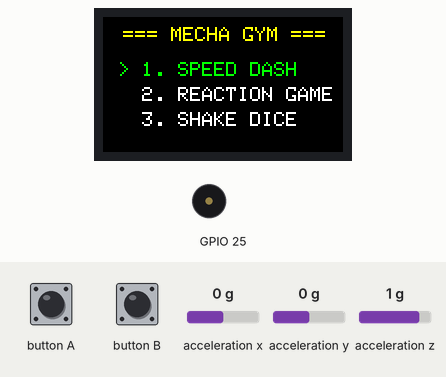
This program was run on a simulated ESP32. Shown: 240×135 colour display, buzzer (waves = sounding). The test bench sets the inputs (shaded band); at power-on: acceleration x 0 g, acceleration y 0 g, acceleration z 1 g. Random numbers use the default seed unless the program sets one.

Above: at 1.4 s.
1.5 s: button A pressed for 0.15 s
At 2.7 s:
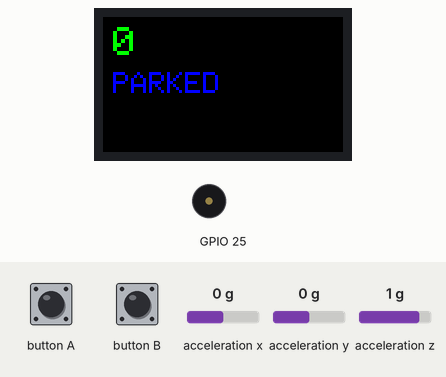
3.1 s: button A pressed for 1 s
At 4.1 s:
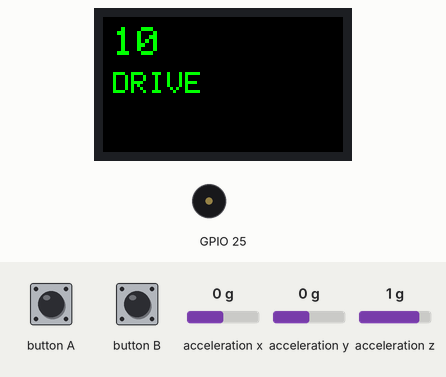
5.6 s: button B pressed for 1 s
At 7.5 s:
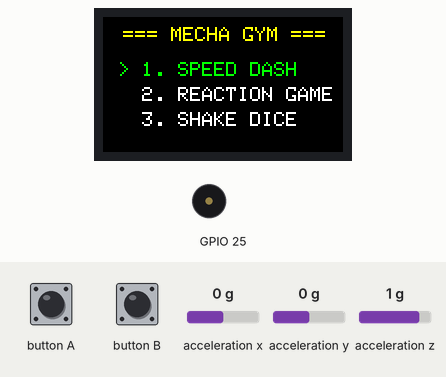
8.1 s: button B pressed for 0.15 s
At 8.6 s:
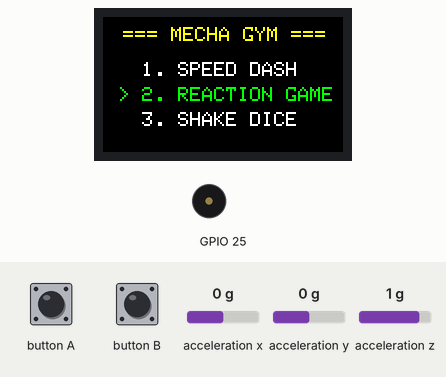
9.7 s: button A pressed for 0.15 s
At 10.6 s:
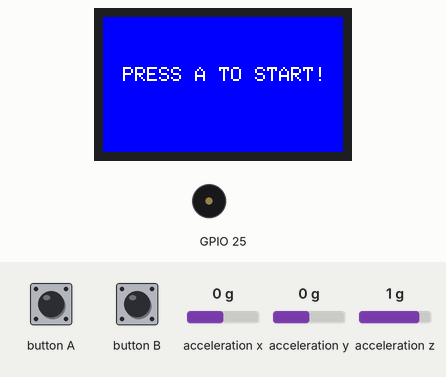
11.3 s: button A pressed for 3.2 s
At 12.7 s:
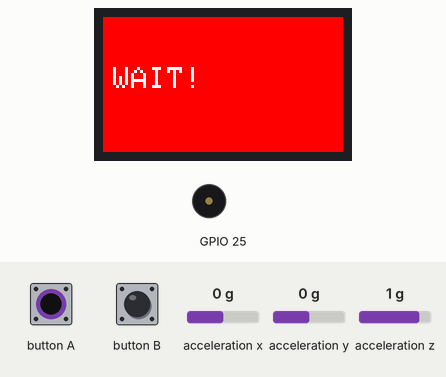
Timing chart, 0 to 16.7 s (numbered marks = the images above; inputs shaded):
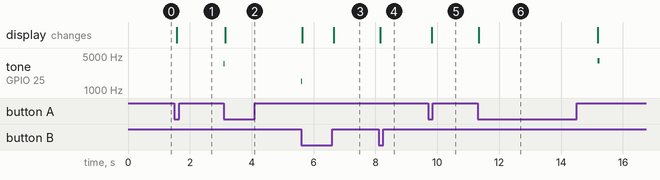

The program:

main.cpp
```cpp
#include <Arduino.h>
#include <M5StickCPlus.h>

int gameState = 0;
unsigned long waitStart = 0;
unsigned long randomDelay = 0;
unsigned long reactionStart = 0;

int speed = 0;

int appMode = 0;

int gymCursor = 1;

float accX, accY, accZ;

void runReactionGame() {
    switch (gameState) {
        // 0. Стартовое лобби
        case 0:
            if (M5.BtnA.wasPressed()) {
                M5.Lcd.fillScreen(RED);
                M5.Lcd.setCursor(10, 50);
                M5.Lcd.setTextColor(WHITE, RED);
                M5.Lcd.setTextSize(3);
                M5.Lcd.print("WAIT!");

                randomDelay = random(2000, 5000);
                waitStart = millis();
                gameState = 1;
            }
            break;

        // 1. Ожидание зеленого
        case 1:
            // Фальстарт:
            if (M5.BtnA.wasPressed()) {
                M5.Lcd.fillScreen(MAGENTA);
                M5.Lcd.setCursor(10, 30);
                M5.Lcd.setTextColor(WHITE, MAGENTA);
                M5.Lcd.setTextSize(3);
                M5.Lcd.print("FALSE START!");
                M5.Lcd.setCursor(10, 80);
                M5.Lcd.setTextSize(2);
                M5.Lcd.print("Press A to retry");
                M5.Beep.tone(1000, 200);
                gameState = 3; // Ждем нажатия A для рестарта (без delay!)
            }
            // Время вышло — стреляем!
            else if (millis() - waitStart >= randomDelay) {
                M5.Lcd.fillScreen(GREEN);
                M5.Lcd.setCursor(10, 50);
                M5.Lcd.setTextColor(BLACK, GREEN);
                M5.Lcd.setTextSize(3);
                M5.Lcd.print("FIRE! PRESS A!");
                M5.Beep.tone(4000, 60);
                reactionStart = millis();
                gameState = 2;
            }
            break;

        // 2. Выстрел и замер рекорда
        case 2:
            if (M5.BtnA.wasPressed()) {
                unsigned long reactionTime = millis() - reactionStart;

                M5.Lcd.fillScreen(BLACK);
                M5.Lcd.setCursor(10, 15);
                M5.Lcd.setTextSize(3);
                M5.Lcd.setTextColor(YELLOW, BLACK);
                M5.Lcd.printf("%lu ms", reactionTime);

                M5.Lcd.setCursor(10, 55);
                M5.Lcd.setTextSize(2);

                if (reactionTime < 5) {
                    M5.Lcd.setTextColor(PURPLE, BLACK);
                    M5.Lcd.print("IMPOSSIBLE! ");
                } else if (reactionTime < 200) {
                    M5.Lcd.setTextColor(GREEN, BLACK);
                    M5.Lcd.print("CYBER GOD! ");
                } else if (reactionTime < 320) {
                    M5.Lcd.setTextColor(CYAN, BLACK);
                    M5.Lcd.print("FAST! ");
                } else {
                    M5.Lcd.setTextColor(RED, BLACK);
                    M5.Lcd.print("TOO SLOW! ");
                }

                // Подсказка внизу:
                M5.Lcd.setCursor(10, 100);
                M5.Lcd.setTextColor(WHITE, BLACK);
                M5.Lcd.setTextSize(1);
                M5.Lcd.print("[ Press A to Try Again ]");

                gameState = 3; // Переходим в ожидание рестарта
            }
            break;

        // 3. Экран результатов (ждем клика A для нового раунда)
        case 3:
            if (M5.BtnA.wasPressed()) {
                M5.Lcd.fillScreen(BLUE);
                M5.Lcd.setCursor(20, 50);
                M5.Lcd.setTextColor(WHITE, BLUE);
                M5.Lcd.setTextSize(2);
                M5.Lcd.print("PRESS A TO START!");
                gameState = 0; // Возврат в лобби
            }
            break;
    }
}

void updateSpeedUI() {
    M5.Lcd.fillScreen(BLACK);

    if (speed >= 80) M5.Lcd.setTextColor(RED, BLACK);
    else M5.Lcd.setTextColor(GREEN, BLACK);

    M5.Lcd.setTextSize(4);
    M5.Lcd.setCursor(10, 10);
    M5.Lcd.print(speed);

    M5.Lcd.setTextSize(3);
    M5.Lcd.setCursor(10, 55);

    if (speed == 0) {
        M5.Lcd.setTextColor(BLUE, BLACK);
        M5.Lcd.print("PARKED");
    } else if (speed > 0 && speed < 80) {
        M5.Lcd.setTextColor(GREEN, BLACK);
        M5.Lcd.print("DRIVE");
    } else if (speed >= 80) {
        M5.Lcd.setTextColor(RED, BLACK);
        M5.Lcd.print("OVERHEAT!");
    }
}

void runSpeedDash() {
    if (M5.BtnA.wasPressed()) {
        speed += 10;
        if (speed > 100) speed = 100;
        M5.Beep.tone(3500, 30);
        updateSpeedUI();
    }

    if (M5.BtnB.wasPressed()) {
        speed -= 10;
        if (speed < 0) speed = 0;
        M5.Beep.tone(1500, 30);
        updateSpeedUI();
    }
}

void runBubleLevel() {
    int ballX = 120 + (accX * 80);
    int ballY = 67 + (accY * 80);
    ballX = constrain(ballX, 10, 230);
    ballY = constrain(ballY, 10, 125);

    M5.Lcd.fillScreen(BLACK);

    M5.Lcd.drawCircle(120, 67, 15, GREEN);

    uint16_t ballColor = (abs(accX) < 0.08 && abs(accY) < 0.08) ? GREEN : RED;
    M5.Lcd.fillCircle(ballX, ballY, 8, ballColor);

    delay(20);
}

void drawGymMenu() {
    M5.Lcd.fillScreen(BLACK);
    M5.Lcd.setTextColor(YELLOW, BLACK);
    M5.Lcd.setTextSize(2);
    M5.Lcd.setCursor(20, 10);
    M5.Lcd.print("=== MECHA GYM ===");

    const char* list[3] = {
        "1. SPEED DASH",
        "2. REACTION GAME",
        "3. SHAKE DICE"
    };

    for (int i = 0; i < 3; i++) {
        M5.Lcd.setCursor(15, 45 + (i * 25));
        if (gymCursor == (i + 1)) {
            M5.Lcd.setTextColor(GREEN, BLACK);
            M5.Lcd.printf("> %s", list[i]);
        } else {
            M5.Lcd.setTextColor(WHITE, BLACK);
            M5.Lcd.printf("  %s", list[i]);
        }
    }
}

void setup() {
  M5.begin();
  M5.Imu.Init();
  M5.Lcd.setRotation(3);
  drawGymMenu();
}

void loop() {
  M5.update();
  M5.Beep.update();
  M5.IMU.getAccelData(&accX, &accY, &accZ);
  float totalAcc = abs(accX) + abs(accY) + abs(accZ);

 if (appMode != 0 && M5.BtnB.wasReleasefor(700)) {
        appMode = 0;
        drawGymMenu();
    }
switch (appMode) {
        case 0:
            if (M5.BtnB.wasPressed()) {
                gymCursor++;
                if (gymCursor > 3) gymCursor = 1;
                drawGymMenu();
            }
            if (M5.BtnA.wasPressed()) {
                appMode = gymCursor;
                M5.Lcd.fillScreen(BLACK);
                if (appMode == 1) updateSpeedUI();
                if (appMode == 2) {
                    M5.Lcd.fillScreen(BLUE);
                    M5.Lcd.setCursor(20, 50);
                    M5.Lcd.setTextColor(WHITE, BLUE);
                    M5.Lcd.setTextSize(2);
                    M5.Lcd.print("PRESS A TO START!");
                }
            }
            if (appMode == 2) {
            gameState = 0; // Всегда сбрасываем игру на начало!
             M5.Lcd.fillScreen(BLUE);
             M5.Lcd.setCursor(20, 50);
             M5.Lcd.setTextColor(WHITE, BLUE);
            M5.Lcd.setTextSize(2);
            M5.Lcd.print("PRESS A TO START!");
}
            break;

        case 1:
            runSpeedDash();
            break;

        case 2:
            runReactionGame();
            break;

        case 3:
            runBubleLevel();
            break;
    }
}
```

Measured:
- after the input at 1.5 s, the display: changes after 0.07 s (image 1)
- after the input at 3.1 s, tone on GPIO 25: silent → 3500 Hz at once, → silent 0.03 s later; the display: changes at once (image 2)
- after the input at 5.6 s, tone on GPIO 25: silent → 1500 Hz at once, → silent 0.03 s later; the display: first changes at once (image 3 shows a later state)
- after the input at 8.1 s, the display: changes after 0.06 s (image 4)
- after the input at 9.7 s, the display: changes after 0.11 s (image 5)
- after the input at 11.3 s, tone on GPIO 25: silent → 4000 Hz after 3.9 s, → silent 0.06 s later; the display: changes at once (image 6)
